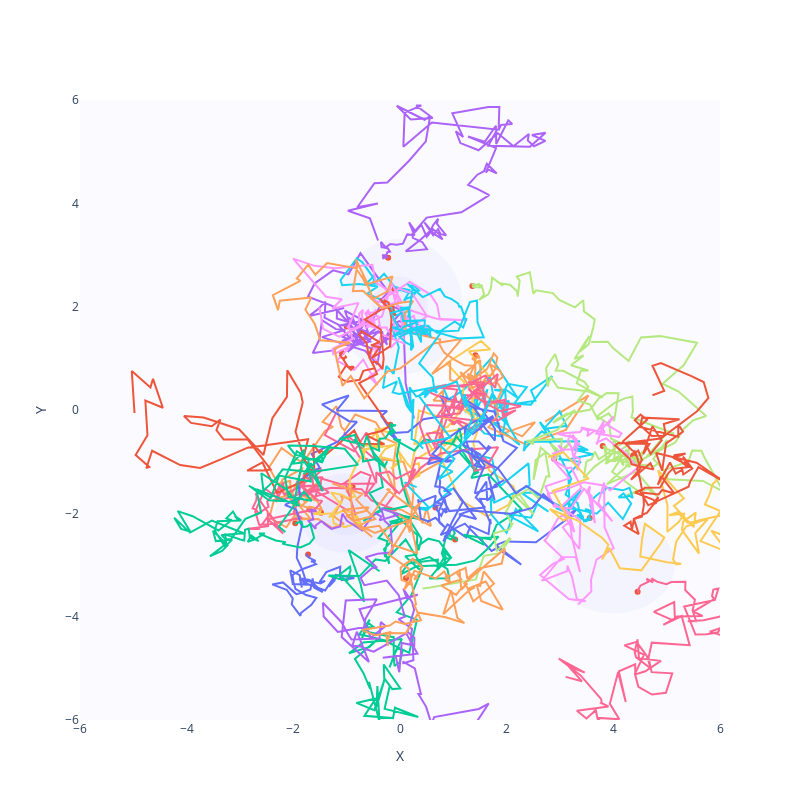

Here is the notebook cell this chart was saved with:
### Code cell
new_samples, X = model.sample(25, return_trajectories=True)
new_samples = new_samples.detach().numpy()
X = X.detach().numpy()

fig = plot_density_heatmap(data_dist.likelihood, x_range=(-6, 6), y_range=(-6, 6))
fig.add_trace(go.Scatter(x=new_samples[:, 0], y=new_samples[:, 1], mode="markers"))

for i in range(len(new_samples)):
    fig.add_trace(
        go.Scatter(x=X[i, :, 0], y=X[i, :, 1], mode="lines")
    )  # Fixed indexing

fig.update_xaxes(range=(-6, 6))
fig.update_yaxes(range=(-6, 6))
fig.update_layout(width=800, height=800)
fig.show()
